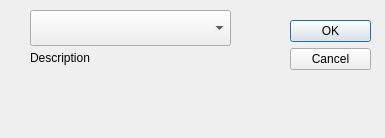
<?xml version="1.0" encoding="UTF-8"?>
<ui version="4.0">
 <class>Dialog</class>
 <widget class="QDialog" name="Dialog">
  <property name="geometry">
   <rect>
    <x>0</x>
    <y>0</y>
    <width>385</width>
    <height>138</height>
   </rect>
  </property>
  <property name="windowTitle">
   <string>Dialog</string>
  </property>
  <widget class="QDialogButtonBox" name="buttonBox">
   <property name="geometry">
    <rect>
     <x>290</x>
     <y>20</y>
     <width>81</width>
     <height>241</height>
    </rect>
   </property>
   <property name="orientation">
    <enum>Qt::Vertical</enum>
   </property>
   <property name="standardButtons">
    <set>QDialogButtonBox::Cancel|QDialogButtonBox::Ok</set>
   </property>
  </widget>
  <widget class="QComboBox" name="projCombo">
   <property name="geometry">
    <rect>
     <x>30</x>
     <y>10</y>
     <width>201</width>
     <height>36</height>
    </rect>
   </property>
  </widget>
  <widget class="QLabel" name="descLabel">
   <property name="geometry">
    <rect>
     <x>40</x>
     <y>70</y>
     <width>211</width>
     <height>61</height>
    </rect>
   </property>
   <property name="text">
    <string/>
   </property>
  </widget>
  <widget class="QLabel" name="label">
   <property name="geometry">
    <rect>
     <x>30</x>
     <y>50</y>
     <width>71</width>
     <height>16</height>
    </rect>
   </property>
   <property name="text">
    <string>Description</string>
   </property>
  </widget>
 </widget>
 <resources/>
 <connections>
  <connection>
   <sender>buttonBox</sender>
   <signal>accepted()</signal>
   <receiver>Dialog</receiver>
   <slot>accept()</slot>
   <hints>
    <hint type="sourcelabel">
     <x>248</x>
     <y>254</y>
    </hint>
    <hint type="destinationlabel">
     <x>157</x>
     <y>274</y>
    </hint>
   </hints>
  </connection>
  <connection>
   <sender>buttonBox</sender>
   <signal>rejected()</signal>
   <receiver>Dialog</receiver>
   <slot>reject()</slot>
   <hints>
    <hint type="sourcelabel">
     <x>316</x>
     <y>260</y>
    </hint>
    <hint type="destinationlabel">
     <x>286</x>
     <y>274</y>
    </hint>
   </hints>
  </connection>
 </connections>
</ui>
